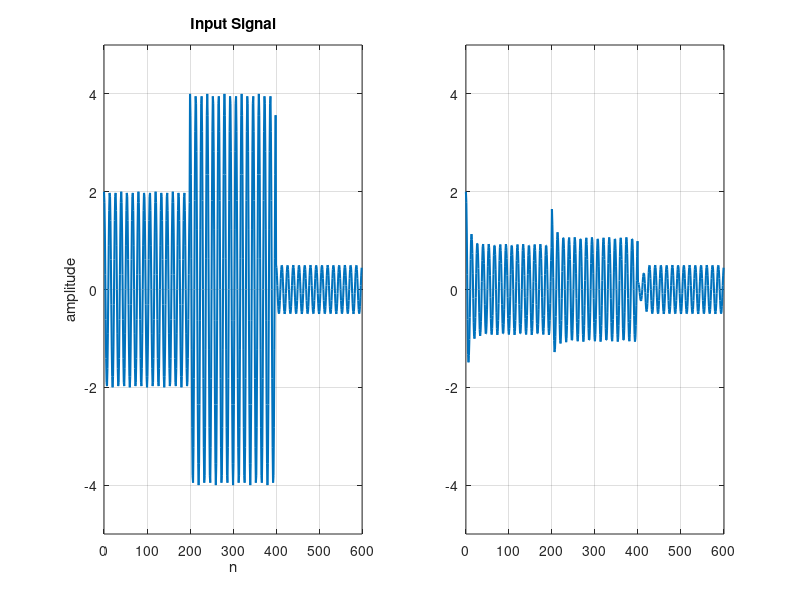
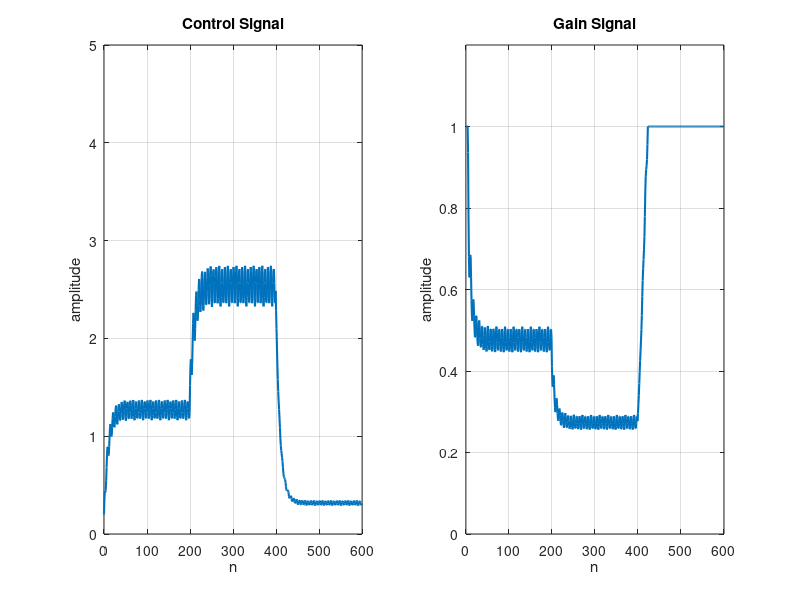
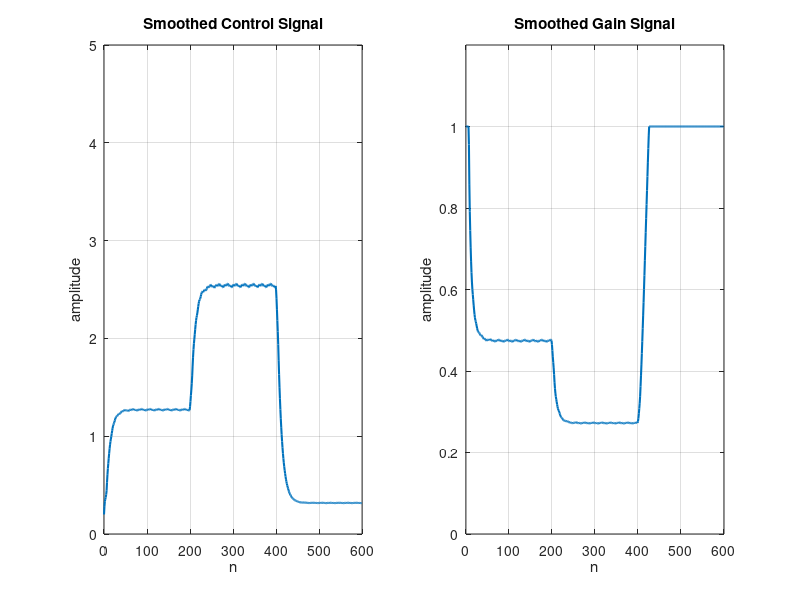
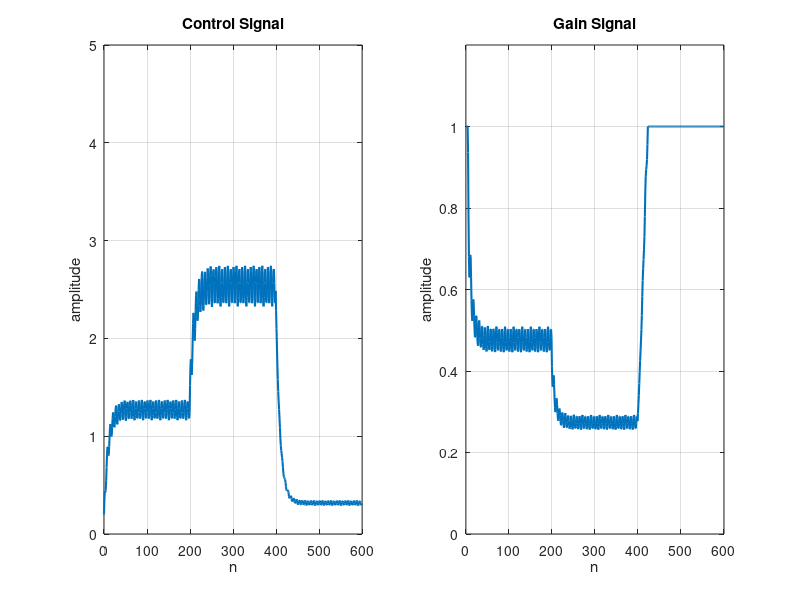

Write the MATLAB code that produced these figures, in order.
%% *Homework3_3*
%% Clear workspace
close all;
clear;
clc;
%% Homework1

fs = 100;
t = 0:1 / fs:1;
f = 10;
A = [2 4 0.5];

for i = 1:1:3
    x = A(i) .* cos(2 * pi * f * t);
    x_mean = (2 / pi) .* A(i);
    ms_x = 0.5 * A(i) ^ 2;
    disp(x_mean);
    disp(mean(abs(x)));
    disp(ms_x);
    disp(mean(x .^ 2));
end

%% Homework2

w0 = pi * 0.15;
n = [0:199; 200:399; 400:599];
A = [2 4 0.5];
x = cos(w0 * n) .* A';
x = x';
x = x(1:end);
n = n';
n = n(1:end);
lambda = 0.9;
c0 = 0.5;
rho = 0.2;
b = 1 - lambda;
a = [1 -lambda];
cn = filter(b, a, abs(x));
gn = ones(1, length(cn));
gn(cn >= c0) = (cn(cn >= c0) / c0) .^ (rho - 1);
yn = gn .* x;
figure('Name', 'Input Signal vs Compressed Signal');
subplot(1, 2, 1)
plot(n, x, 'LineWidth', 1.5);
xlim([0 600]);
ylim([-5 5]);
grid on;
title('Input Signal');
xlabel('n');
ylabel('amplitude');
subplot(1, 2, 2)
plot(n, yn, 'LineWidth', 1.5);
xlim([0 600]);
ylim([-5 5]);
grid on;

figure('Name', 'Contol Signal vs Gain Signal');
subplot(1, 2, 1);
plot(n, cn, 'LineWidth', 1.5);
title('Control Signal');
xlabel('n');
ylabel('amplitude');
xlim([0 600]);
ylim([0 5]);
grid on;
subplot(1, 2, 2);
plot(n, gn, 'LineWidth', 1.5);
title('Gain Signal');
xlabel('n');
ylabel('amplitude');
xlim([0 600]);
ylim([0 1.2]);
grid on;

%%
L = 7;
cn_smoothed = movmean(cn, [L - 1 0]);
gn_smoothed = ones(1, length(cn_smoothed));
gn_smoothed(cn_smoothed >= c0) = (cn_smoothed(cn_smoothed >= c0) / c0) .^ (rho - 1);
yn_smoothed = gn_smoothed .* x;

figure('Name', 'Smoothed Contol Signal vs Smoothed Gain Signal');
subplot(1, 2, 1);
plot(n, cn_smoothed, 'LineWidth', 1.5);
title('Smoothed Control Signal');
xlabel('n');
ylabel('amplitude');
xlim([0 600]);
ylim([0 5]);
grid on;
subplot(1, 2, 2);
plot(n, gn_smoothed, 'LineWidth', 1.5);
title('Smoothed Gain Signal');
xlabel('n');
ylabel('amplitude');
xlim([0 600]);
ylim([0 1.2]);
grid on;
% fig 3.7
figure('Name', 'Contol Signal vs Gain Signal (3.7)');
subplot(1, 2, 1);
plot(n, cn, 'LineWidth', 1.5);
title('Control Signal');
xlabel('n');
ylabel('amplitude');
xlim([0 600]);
ylim([0 5]);
grid on;
subplot(1, 2, 2);
plot(n, gn, 'LineWidth', 1.5);
title('Gain Signal');
xlabel('n');
ylabel('amplitude');
xlim([0 600]);
ylim([0 1.2]);
grid on;

L = 7;
cn_smoothed = movmean(cn, [L - 1 0]);
gn_smoothed = ones(1, length(cn_smoothed));
gn_smoothed(cn_smoothed >= c0) = (cn_smoothed(cn_smoothed >= c0) / c0) .^ (rho - 1);
yn_smoothed = gn_smoothed .* x;

% fig 3.8
figure('Name', 'Smoothed Output Signal vs Smoothed Gain Signal (3.8)');
subplot(1, 2, 1);
plot(n, yn_smoothed, 'LineWidth', 1.5);
title('Smoothed Output Signal');
xlabel('n');
ylabel('amplitude');
xlim([0 600]);
ylim([-5 5]);
grid on;
subplot(1, 2, 2);
plot(n, gn_smoothed, 'LineWidth', 1.5);
title('Smoothed Gain Signal');
xlabel('n');
ylabel('amplitude');
xlim([0 600]);
ylim([-2 2]);
grid on;

% fig.3.9
lambda = 0.1;
c0 = 1.5;
rho = 0.1;
b = 1 - lambda;
a = [1, -lambda];
cn = filter(b, a, abs(x));

L = 7;
cn_smoothed = movmean(cn, L);
gn_smoothed = ones(1, length(cn_smoothed));
gn_smoothed(cn_smoothed >= c0) = (cn_smoothed(cn_smoothed >= c0) / c0) .^ (rho - 1);
yn_smoothed = gn_smoothed .* x;

figure('Name', 'Smoothed Output Signal vs Smoothed Gain Signal (3.9)');
subplot(1, 2, 1);
plot(n, yn_smoothed, 'LineWidth', 1.5);
title('Smoothed Output Signal');
xlabel('n');
ylabel('amplitude');
xlim([0 600]);
ylim([-5 5]);
grid on;
subplot(1, 2, 2);
plot(n, gn_smoothed, 'LineWidth', 1.5);
title('Smoothed Gain Signal');
xlabel('n');
ylabel('amplitude');
xlim([0 600]);
ylim([-2 2]);
grid on;

% fig 3.10
lambda = 0.9;
c0 = 0.5;
rho = 2;
b = 1 - lambda;
a = [1, -lambda];
cn = filter(b, a, abs(x));

L = 7;
cn_smoothed = movmean(cn, L);
gn_smoothed = ones(1, length(cn_smoothed));
gn_smoothed(cn_smoothed <= c0) = (cn_smoothed(cn_smoothed <= c0) / c0) .^ (rho - 1);
yn_smoothed = gn_smoothed .* x;

figure('Name', 'Smoothed Output Signal vs Smoothed Gain Signal (3.10)');
subplot(1, 2, 1);
plot(n, yn_smoothed, 'LineWidth', 1.5);
title('Smoothed Output Signal');
xlabel('n');
ylabel('amplitude');
xlim([0 600]);
ylim([-5 5]);
grid on;
subplot(1, 2, 2);
plot(n, gn_smoothed, 'LineWidth', 1.5);
title('Smoothed Gain Signal');
xlabel('n');
ylabel('amplitude');
xlim([0 600]);
ylim([-2 2]);
grid on;

